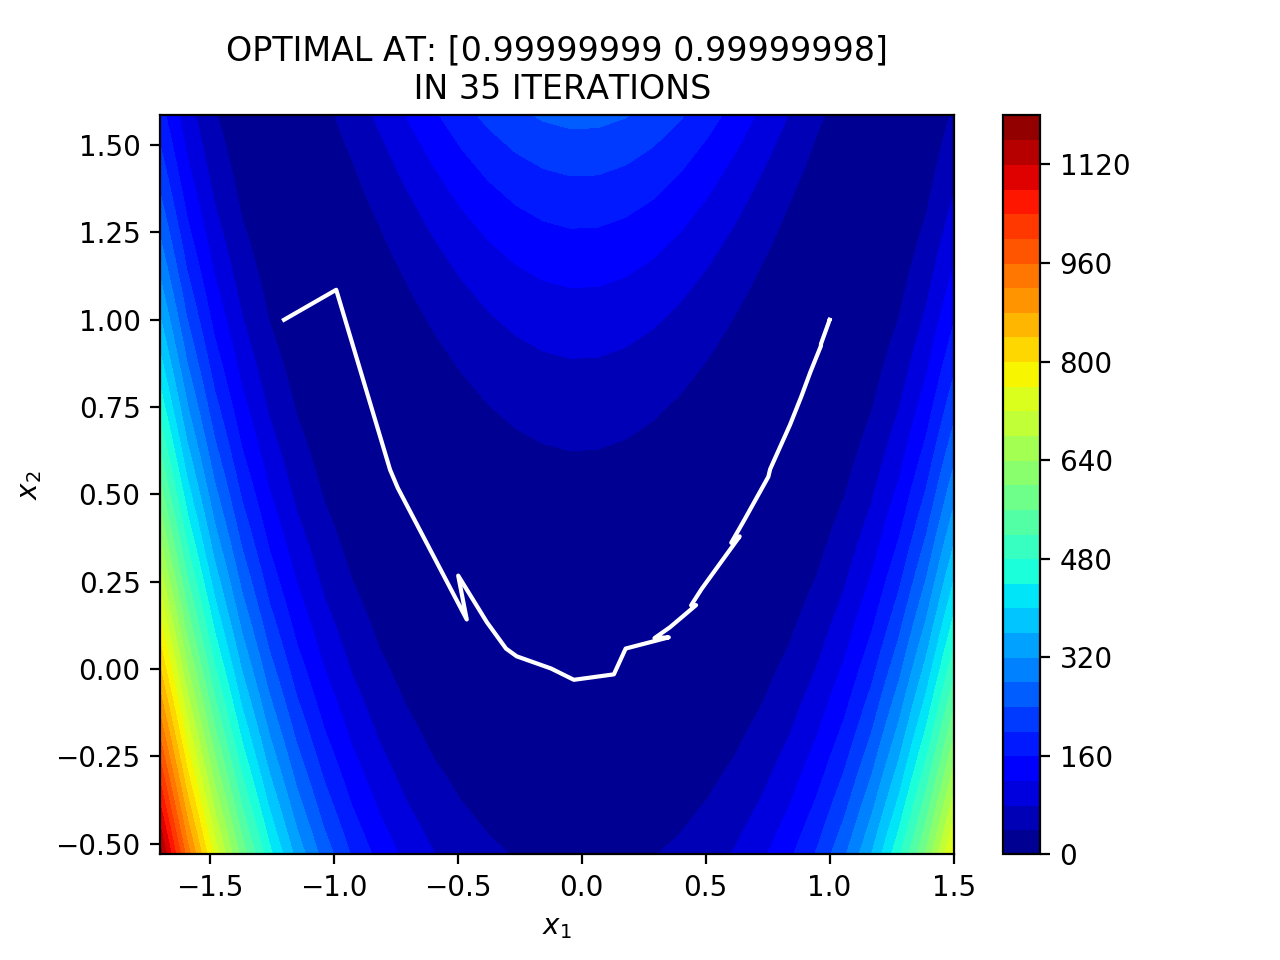

Write Python code to recreate this figure.
import numpy as np 
import matplotlib.pyplot as plt 

def f(x):
    '''
    FUNCTION TO BE OPTIMISED
    '''
    d = len(x)
    return sum(100*(x[i+1]-x[i]**2)**2 + (x[i]-1)**2 for i in range(d-1))

def grad(f,x): 
    '''
    CENTRAL FINITE DIFFERENCE CALCULATION
    '''
    h = np.cbrt(np.finfo(float).eps)
    d = len(x)
    nabla = np.zeros(d)
    for i in range(d): 
        x_for = np.copy(x) 
        x_back = np.copy(x)
        x_for[i] += h 
        x_back[i] -= h 
        nabla[i] = (f(x_for) - f(x_back))/(2*h) 
    return nabla 

def line_search(f,x,p,nabla):
    '''
    BACKTRACK LINE SEARCH WITH WOLFE CONDITIONS
    '''
    a = 1
    c1 = 1e-4 
    c2 = 0.9 
    fx = f(x)
    x_new = x + a * p 
    nabla_new = grad(f,x_new)
    while f(x_new) >= fx + (c1*a*nabla.T@p) or nabla_new.T@p <= c2*nabla.T@p : 
        a *= 0.5
        x_new = x + a * p 
        nabla_new = grad(f,x_new)
    return a


def BFGS(f,x0,max_it,plot=False):
    '''
    DESCRIPTION
    BFGS Quasi-Newton Method, implemented as described in Nocedal:
    Numerical Optimisation.


    INPUTS:
    f:      function to be optimised 
    x0:     intial guess
    max_it: maximum iterations 
    plot:   if the problem is 2 dimensional, returns 
            a trajectory plot of the optimisation scheme.

    OUTPUTS: 
    x:      the optimal solution of the function f 

    '''
    d = len(x0) # dimension of problem 
    nabla = grad(f,x0) # initial gradient 
    H = np.eye(d) # initial hessian
    x = x0[:]
    it = 2 
    if plot == True: 
        if d == 2: 
            x_store =  np.zeros((1,2)) # storing x values 
            x_store[0,:] = x 
        else: 
            print('Too many dimensions to produce trajectory plot!')
            plot = False

    while np.linalg.norm(nabla) > 1e-5: # while gradient is positive
        if it > max_it: 
            print('Maximum iterations reached!')
            break
        it += 1
        p = -H@nabla # search direction (Newton Method)
        a = line_search(f,x,p,nabla) # line search 
        s = a * p 
        x_new = x + a * p 
        nabla_new = grad(f,x_new)
        y = nabla_new - nabla 
        y = np.array([y])
        s = np.array([s])
        y = np.reshape(y,(d,1))
        s = np.reshape(s,(d,1))
        r = 1/(y.T@s)
        li = (np.eye(d)-(r*((s@(y.T)))))
        ri = (np.eye(d)-(r*((y@(s.T)))))
        hess_inter = li@H@ri
        H = hess_inter + (r*((s@(s.T)))) # BFGS Update
        nabla = nabla_new[:] 
        x = x_new[:]
        if plot == True:
            x_store = np.append(x_store,[x],axis=0) # storing x
    if plot == True:
        x1 = np.linspace(min(x_store[:,0]-0.5),max(x_store[:,0]+0.5),30)
        x2 = np.linspace(min(x_store[:,1]-0.5),max(x_store[:,1]+0.5),30)
        X1,X2 = np.meshgrid(x1,x2)
        Z = f([X1,X2])
        plt.figure()
        plt.title('OPTIMAL AT: '+str(x_store[-1,:])+'\n IN '+str(len(x_store))+' ITERATIONS')
        plt.contourf(X1,X2,Z,30,cmap='jet')
        plt.colorbar()
        plt.plot(x_store[:,0],x_store[:,1],c='w')
        plt.xlabel('$x_1$'); plt.ylabel('$x_2$')
        plt.show()
    return x


x_opt = BFGS(f,[-1.2,1],100,plot=True)
